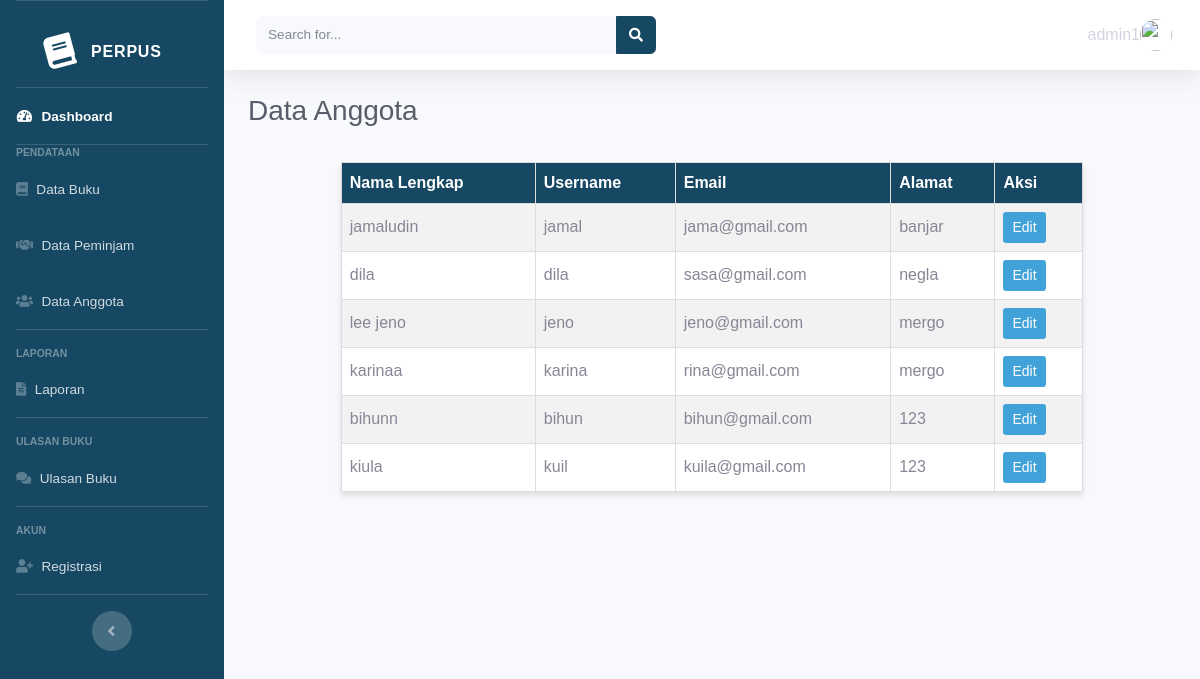
/admin/index_data_anggota.php (signed in), run on the app's committed database.
### tables this page shows
CREATE TABLE `user` (
  `user_id` int(11) NOT NULL,
  `perpus_id` int(11) NOT NULL,
  `username` varchar(50) NOT NULL,
  `password` varchar(255) NOT NULL,
  `email` varchar(50) NOT NULL,
  `nama_lengkap` varchar(50) NOT NULL,
  `no_hp` varchar(50) NOT NULL,
  `alamat` varchar(50) NOT NULL,
  `role` varchar(50) NOT NULL,
  `created_at` timestamp NOT NULL DEFAULT current_timestamp() ON UPDATE current_timestamp()
);

### admin/index_data_anggota.php (the view, shortened to what this page needs)
<?php
include('koneksi.php');
$role = $_SESSION['role'];
$sql = "SELECT * FROM user WHERE role = 'peminjam'";
$result = mysqli_query($conn, $sql);
?>
<!DOCTYPE html>
<html lang="en">
<head>
    <link href="../dashboard/vendor/fontawesome-free/css/all.min.css" rel="stylesheet" type="text/css">
    <link href="../dashboard/css/sb-admin-2.min.css" rel="stylesheet">
</head>
<body id="page-top">
    <div id="wrapper">
        <ul class="navbar-nav bg-gradient-primary sidebar sidebar-dark accordion" id="accordionSidebar">
            <a class="sidebar-brand d-flex align-items-center justify-content-center" href="index.html">
                <div class="sidebar-brand-icon rotate-n-15">
                    <i class="fas fa-book"></i>
                </div>
                <div class="sidebar-brand-text mx-3">Perpus</div>
            </a>
            <hr class="sidebar-divider my-0">
            <li class="nav-item active">
                <a class="nav-link" href="home.php">
                    <i class="fas fa-fw fa-tachometer-alt"></i>
                    <span>Dashboard</span></a>
            </li>
            <?php
            if ($role === "admin") :
            ?>
                <hr class="sidebar-divider my-0">
                <div class="sidebar-heading">
                    Pendataan
                </div>
                <li class="nav-item">
                    <a class="nav-link" href="index_data_buku.php">
                        <i class="fas fa-book"></i>
                        <span>Data Buku</span></a>
                </li>
                <li class="nav-item">
                    <a class="nav-link" href="index_peminjam.php">
                        <i class="fas fa-handshake"></i>
                        <span>Data Peminjam</span></a>
                </li>
                <li class="nav-item">
                    <a class="nav-link" href="index_data_anggota.php">
                        <i class="fas fa-users"></i>
                        <span>Data Anggota</span>
                    </a>
                </li>
                <hr class="sidebar-divider">
                <div class="sidebar-heading">
                    Laporan
                </div>
                <li class="nav-item">
                    <a class="nav-link" href="index_laporan.php">
                        <i class="fas fa-file-alt"></i>
                        <span>Laporan</span></a>
                </li>
                <hr class="sidebar-divider">
                <div class="sidebar-heading">
                    Ulasan Buku
                </div>
                <li class="nav-item">
                    <a class="nav-link" href="index_ulasan_buku.php">
                        <i class="fas fa-comments"></i>
                        <span>Ulasan Buku</span></a>
                </li>
                <hr class="sidebar-divider">
                <div class="sidebar-heading">
                    Akun
                </div>
                <li class="nav-item">
                    <a class="nav-link" href="index_register.php">
                        <i class="fas fa-user-plus"></i>
                        <span>Registrasi</span>
                    </a>
                </li>
                <hr class="sidebar-divider d-none d-md-block">
            <?php endif ?>
            <div class="text-center d-none d-md-inline">
                <button class="rounded-circle border-0" id="sidebarToggle"></button>
            </div>
        </ul>
        <div id="content-wrapper" class="d-flex flex-column">
            <div id="content">
                <nav class="navbar navbar-expand navbar-light bg-white topbar mb-4 static-top shadow">
                    <form class="d-none d-sm-inline-block form-inline mr-auto ml-md-3 my-2 my-md-0 mw-100 navbar-search">
                        <div class="input-group">
                            <input id="searchInput" type="text" class="form-control bg-light border-0 small" placeholder="Search for..." aria-label="Search" aria-describedby="basic-addon2">
                            <div class="input-group-append">
                                <button class="btn btn-primary1" type="button">
                                    <i class="fas fa-search fa-sm"></i>
                                </button>
                            </div>
                        </div>
                    </form>
                    <ul class="navbar-nav ml-auto">
                        <li class="nav-item dropdown no-arrow">
                            <a class="nav-link dropdown-toggle" href="#" id="userDropdown" role="button" data-toggle="dropdown" aria-haspopup="true" aria-expanded="false">
                            <?php
                                if (isset($_SESSION['username'])) {
                                    echo $_SESSION['username'];
                                } else {
                                    echo "Pengguna";
                                }
                                ?>                                <img class="img-profile rounded-circle" src="https://source.unsplash.com/QAB-WJcbgJk/60x60">
                            </a>
                        </li>
                    </ul>
                </nav>
                <div class="container-fluid">
                    <div class="d-sm-flex align-items-center justify-content-between mb-4">
                        <h2 class=" searchable h3 mb-0 text-gray-800">Data Anggota</h2>
                    </div>
                    <div class="row">
                        <div class="col-xl-12 col-md-6 mb-4">
                            <?php
                            echo "<table border='1'>
                                <tr>
                                    <th>Nama Lengkap</th>
                                    <th>Username</th>
                                    <th>Email</th>
                                    <th>Alamat</th>
                                    <th>Aksi</th>
                                </tr>";
                            while ($row = mysqli_fetch_assoc($result)) {
                                echo "<tr>";
                                echo "<td>" . (isset($row['nama_lengkap']) ? $row['nama_lengkap'] : '') . "</td>";
                                echo "<td>" . (isset($row['username']) ? $row['username'] : '') . "</td>";
                                echo "<td>" . (isset($row['email']) ? $row['email'] : '') . "</td>";
                                echo "<td>" . (isset($row['alamat']) ? $row['alamat'] : '') . "</td>";
                                echo "<td>";
                                echo "<button class='btn btn-primary3 btn-sm' onclick=\"window.location.href='../edit/edit_data_anggota.php?user_id=" . (isset($row['user_id']) ? $row['user_id'] : '') . "'\">Edit</button>";
                                echo "</td>";
                                echo "</tr>";
                            }
                            echo "</table>"
                            ?>
                        </div>
                    </div>
                </div>
            </div>
        </div>
    </div>
</body>
</html>

### admin/index_data_anggota.php (style rules this page uses)
.bg-gradient-primary { background-color: #164863; background-image: linear-gradient(180deg, #164863 10%, #164863 100%); background-size: cover; }
.sidebar { background-color: #164863; }
.btn-primary1 { background-color: #164863; border-color: #164863; transition: background-color 0.3s ease; color: #ffffff; }
.nav-link { display: flex; align-items: center; }
.nav-link i { margin-right: 10px; }
body { font-family: Arial, sans-serif; background-color: #f8f9fa; margin: 0; }
h2 { color: #164863; }
table { border-collapse: collapse; width: 80%; margin: 10px auto; background-color: #fff; box-shadow: 0 4px 6px rgba(0, 0, 0, 0.1); }
th, td { border: 1px solid #ddd; padding: 8px; text-align: left; }
th { background-color: #164863; color: #fff; }
tr:nth-child(even) { background-color: #f2f2f2; }
a { text-decoration: none; color: inherit; }
.btn-primary3 { background-color: #40A2D8; color: #fff; }

### data on the page
user: nama_lengkap "jamaludin", username "jamal", email "jama@gmail.com", alamat "banjar"
user: nama_lengkap "dila", username "dila", email "sasa@gmail.com", alamat "negla"
user: nama_lengkap "lee jeno", username "jeno", email "jeno@gmail.com", alamat "mergo"
user: nama_lengkap "karinaa", username "karina", email "rina@gmail.com", alamat "mergo"
user: nama_lengkap "bihunn", username "bihun", email "bihun@gmail.com", alamat "123"
user: nama_lengkap "kiula", username "kuil", email "kuila@gmail.com", alamat "123"

### other printed values
$_SESSION['username'] "admin1"
